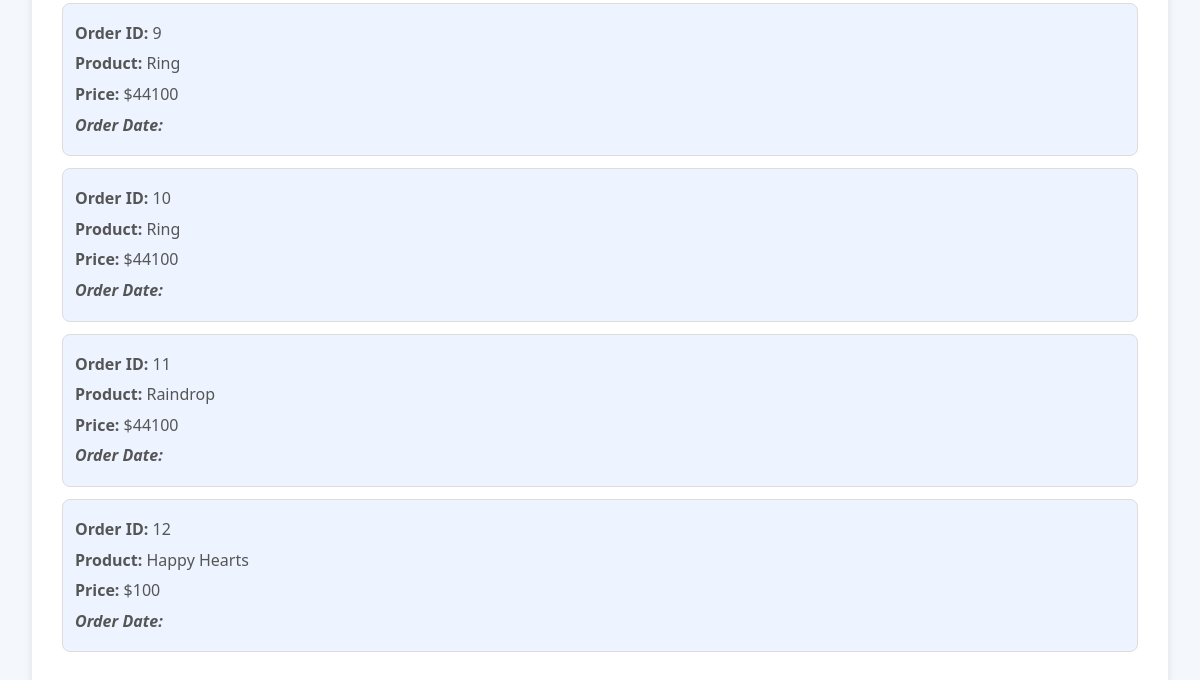
/profile/ (signed in, lower part), run on an earlier commit of the app's database.
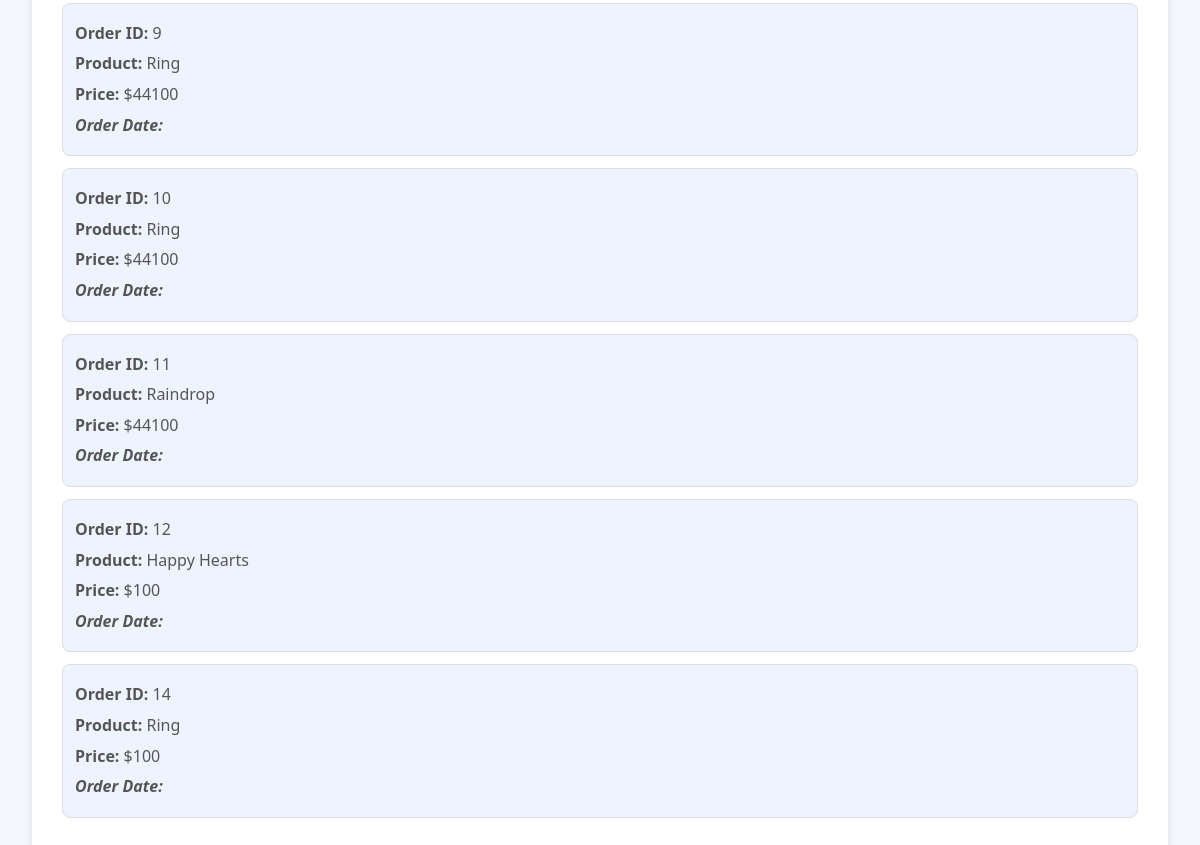
And on a later commit of the database.
### app/models.py (models this page shows, shortened)
class Buy(models.Model):
    user=models.ForeignKey(User,on_delete=models.CASCADE)
    product=models.ForeignKey(Jewelry,on_delete=models.CASCADE)
    price=models.IntegerField()
    date=models.DateField(auto_now_add=True)
    quantity = models.PositiveIntegerField(default=1)
    address = models.ForeignKey(Address, on_delete=models.CASCADE, null=True)  # Make it nullable
    is_confirmed = models.BooleanField(default=False)
    order=models.ForeignKey(Order,on_delete=models.CASCADE,null=True)

class Jewelry(models.Model):
    name = models.CharField(max_length=255)
    description = models.TextField()
    material = models.CharField(max_length=100)
    price = models.DecimalField(max_digits=10, decimal_places=2)
    weight = models.DecimalField(max_digits=5, decimal_places=2)
    image = models.ImageField()
    created_at = models.DateTimeField(auto_now_add=True)
    category = models.ForeignKey(JewelryType, on_delete=models.CASCADE)

### app/views.py (the view)
# urls.py: path('profile/', views.user_profile, name='user_profile'),
def user_profile(req):
    if 'user' in req.session:
        log_user = User.objects.get(username=req.session['user'])
        user_details = {
            'username': log_user.username,
            'email': log_user.email,
            'full_name': log_user.first_name + " " + log_user.last_name,
        }
        cart_items = Cart.objects.filter(user=log_user)
        orders = Buy.objects.filter(user=log_user)
        return render(req, 'user/profile.html', {
            'user_details': user_details,
            'cart_items': cart_items,
            'orders': orders
        })
    else:
        return redirect(login)  # Redirect to login page if user is not logged in

### templates/user/profile.html (shortened to what this page needs)
<!DOCTYPE html>
<html lang="en">
<head>
    {% load static %}
    <link rel="stylesheet" href="{% static '/css/cart.css' %}">
    <link rel="stylesheet" href="https://cdn.jsdelivr.net/npm/bootstrap-icons@1.11.3/font/bootstrap-icons.min.css">
    <link href="https://cdn.jsdelivr.net/npm/bootstrap@5.3.3/dist/css/bootstrap.min.css" rel="stylesheet">
</head>
<body>
  <div class="container">
    <div class="profile-card">
        <div class="order-info">
            {% if orders %}
                <ul>
                    {% for order in orders %}
                        <li>
                            <div>
                                <p><strong>Order ID:</strong> {{ order.id }}</p>
                                <p><strong>Product:</strong> {{ order.product.name }}</p>
                                <p><strong>Price:</strong> ${{ order.price }}</p>
                                <p><strong>Order Date:</strong> {{ order.created_at }}</p>
                            </div>
                        </li>
                    {% endfor %}
                </ul>
            {% else %}
                <p>You have not made any orders yet.</p>
            {% endif %}
        </div>
    </div>
  </div>
</body>
</html>

What changed in the data, as far as the page shows it:
added Buy: id "14", product.name "Ring", price "100"
